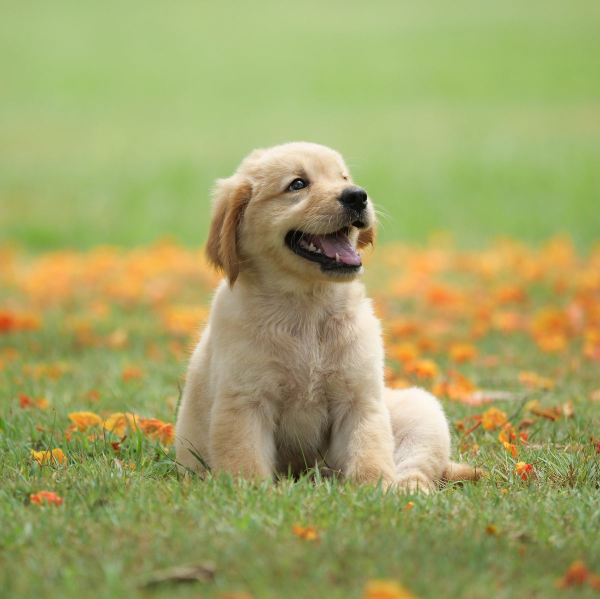
#> input picture notebooks/extra/dog.jpg, 1200 x 1197 px (shown at 1/2 size)
$ jupyter execute '2- procesamiento de imagenes con opencv.ipynb'   (shell and % lines are left out)
#> lines starting #> are read from the running program, lines starting #| are printed output that depends on the picture; after the words box and inside, x2 and y2 are one past the last pixel; in counts of white or black regions, pixels touching at a corner belong together
# OpenCV fundamentals

This notebook covers opening files, looking at pixels, and some simple image processing techniques.

<p>
 Estimated time needed: <strong>20 min</strong>
</p>

## Python getting started

First we need to import the relevant libraries: OpenCV itself, Numpy, and a couple of others. Common and Video are simple data handling and opening routines that you can find in the OpenCV Python Samples directory or from the github repo linked above.  We'll start each notebook with the same includes - you don't need all of them every time (so this is bad form, really) but it's easier to just copy and paste.

[cell 1]
# These imports let you use opencv
import cv2 #opencv itself
from extra import common #some useful opencv functions
import numpy as np # matrix manipulations

#the following are to do with this interactive notebook code
from matplotlib import pyplot as plt # this lets you draw inline pictures in the notebooks
import pylab # this allows you to control figure size
pylab.rcParams['figure.figsize'] = (10.0, 8.0) # this controls figure size in the notebook

Now we can open an image:

[cell 2]
input_image=cv2.imread('extra/dog.jpg')
#> input_image is the input picture: shape (1197, 1200, 3); mean B, G, R 102.4, 164.3, 161.9

We can find out various things about that image

[cell 3]
print(input_image.size)
#| 4309200

[cell 4]
print(input_image.shape)
#| (1197, 1200, 3)

[cell 5]
print(input_image.dtype)
#| uint8

**gotcha** that last one (datatype) is one of the tricky things about working in Python. As it's not strongly typed, Python will allow you to have arrays of different types but the same size, and some functions will return arrays of types that you probably don't want. Being able to check and inspect the datatype like this is very useful and is one of the things I often find myself doing in debugging.

[cell 6]
plt.imshow(input_image)

What this illustrates is something key about OpenCV: it doesn't store images in RGB format, but in BGR format.

[cell 7]
# split channels
b,g,r=cv2.split(input_image)
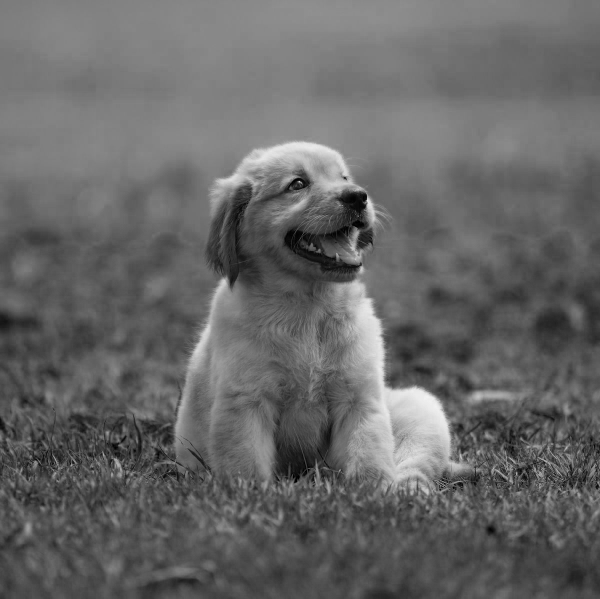
#> b: shape (1197, 1200) (shown at 1/2 size); min 0, max 255, mean 102.4
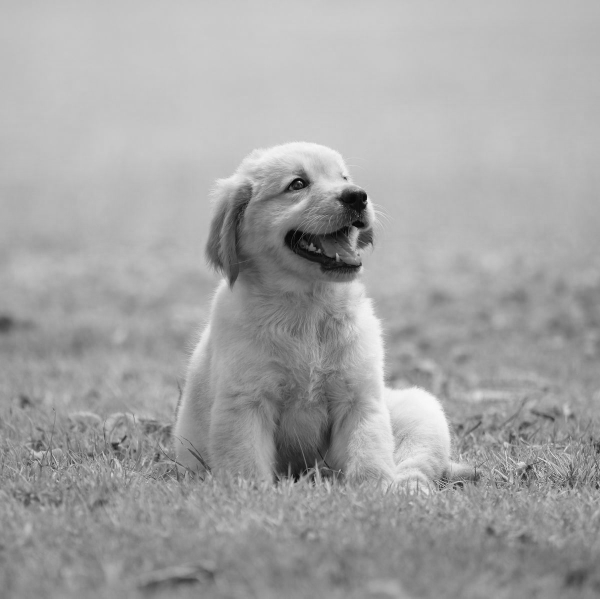
#> g: shape (1197, 1200) (shown at 1/2 size); min 0, max 255, mean 164.3
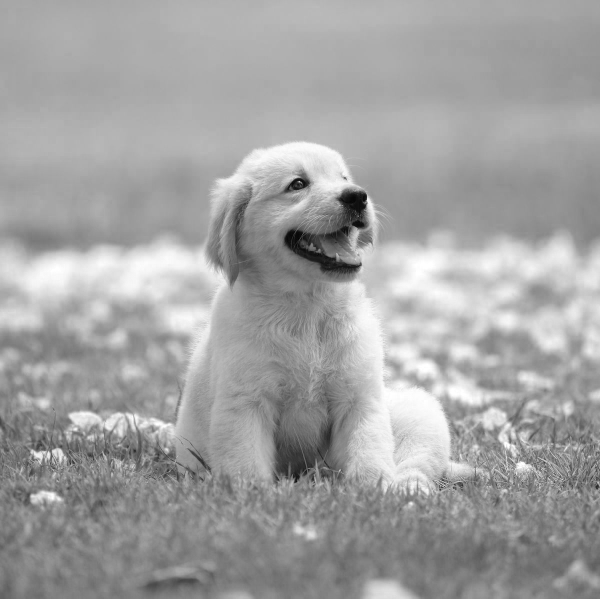
#> r: shape (1197, 1200) (shown at 1/2 size); min 1, max 255, mean 161.9
# show one of the channels (this is red - see that the sky is kind of dark. try changing it to b)
plt.imshow(r, cmap='gray')

## converting between colour spaces, merging and splitting channels

We can convert between various colourspaces in OpenCV easily. We've seen how to split, above. We can also merge channels:

[cell 8]
merged=cv2.merge([r,g,b])
# merge takes an array of single channel matrices
plt.imshow(merged)

OpenCV also has a function specifically for dealing with image colorspaces, so rather than split and merge channels by hand you can use this instead. It is usually marginally faster...

There are something like 250 color related flags in OpenCV for conversion and display. The ones you are most likely to use are COLOR_BGR2RGB for RGB conversion, COLOR_BGR2GRAY for conversion to greyscale, and COLOR_BGR2HSV for conversion to Hue,Saturation,Value colour space. [http://docs.opencv.org/trunk/de/d25/imgproc_color_conversions.html] has more information on how these colour conversions are done.

[cell 9]
COLORflags = [flag for flag in dir(cv2) if flag.startswith('COLOR') ]
print(len(COLORflags))

# If you want to see them all, rather than just a count uncomment the following line
#print(COLORflags)

[cell 10]
opencv_merged=cv2.cvtColor(input_image, cv2.COLOR_BGR2RGB)
plt.imshow(opencv_merged)

## Getting image data and setting image data

Images in python OpenCV are numpy arrays. Numpy arrays are optimised for fast array operations and so there are usually fast methods for doing array calculations which don't actually involve writing all the detail yourself. So it's usually bad practice to access individual pixels, but you can.

[cell 11]
pixel = input_image[100,100]
#> pixel = [131, 197, 172]
print(pixel)
#| [131 197 172]

[cell 12]
input_image[100,100] = [0,0,0]
#> input_image: shape (1197, 1200, 3); under 0.01% of pixels changed, all inside (x1, y1, x2, y2) = (100, 100, 101, 101)
pixelnew = input_image[100,100]
#> pixelnew = [0, 0, 0]
print(pixelnew)
#| [0 0 0]

## Getting and setting regions of an image

In the same way as we can get or set individual pixels, we can get or set regions of an image. This is a particularly useful way to get a region of interest to work on.

[cell 13]
dogface = input_image[60:250, 70:350]
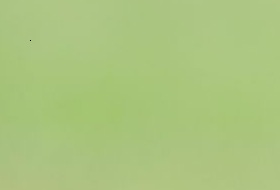
#> dogface: shape (190, 280, 3); mean B, G, R 126.4, 196.9, 170.5
plt.imshow(dogface)

[cell 14]
fresh_image=cv2.imread('extra/dog.jpg') # it's either start with a fresh read of the image,
                                  # or end up with dogfaces on dogfaces on dogfaces
                                   # as you re-run parts of the notebook but not others...

fresh_image[200:200+dogface.shape[0], 200:200+dogface.shape[1]]=dogface
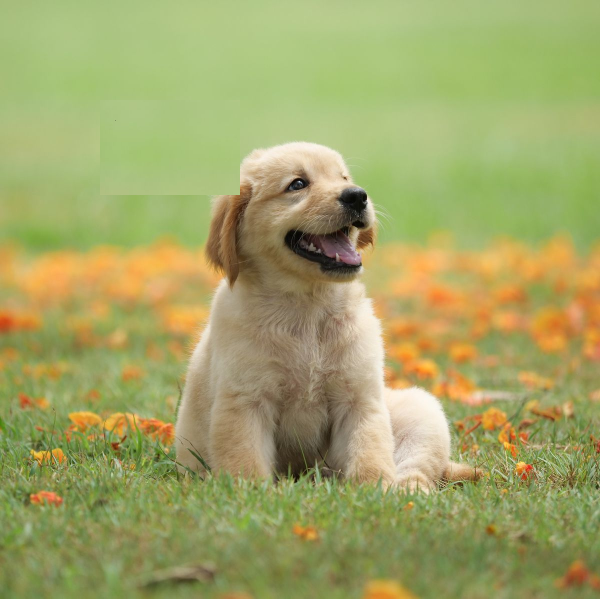
#> fresh_image: shape (1197, 1200, 3) (shown at 1/2 size); 3.69% of pixels changed, all inside (x1, y1, x2, y2) = (200, 200, 480, 390)
print(dogface.shape[0])
#| 190
print(dogface.shape[1])
#| 280
plt.imshow(fresh_image)

## Matrix slicing
In OpenCV python style, as I have mentioned, images are numpy arrays. There are some superb array manipulation in numpy tutorials out there: this is a great introduction if you've not done it before [http://www.scipy-lectures.org/intro/numpy/numpy.html#indexing-and-slicing]. The getting and setting of regions above uses slicing, though, and I'd like to finish this notebook with a little more detail on what is going on there.

[cell 15]
freshim2 = cv2.imread("extra/dog.jpg")
crop = freshim2[100:400, 130:300]
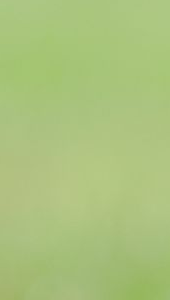
#> crop: shape (300, 170, 3); mean B, G, R 124.5, 194.5, 170.3
plt.imshow(crop)

The key thing to note here is that the slicing works like
```
[top_y:bottom_y, left_x:right_x]
```
This can also be thought of as
```
[y:y+height, x:x+width]
```

You can also use slicing to separate out channels.  In this case you want
```
[y:y+height, x:x+width, channel]
```
where channel represents the colour you're interested in - this could be 0 = blue, 1 = green or 2=red if you're dealing with a default OpenCV image, but if you've got an image that has been converted it could be something else. Here's an example that converts to HSV then selects the S (Saturation) channel of the same crop above:

[cell 16]
hsvim=cv2.cvtColor(freshim2,cv2.COLOR_BGR2HSV)
#> hsvim: shape (1197, 1200, 3); mean H, S, V 32, 105.9, 174.6
bcrop =hsvim[100:400, 100:300, 1]
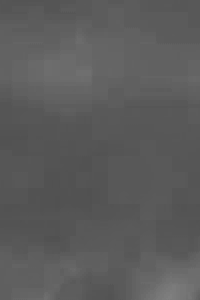
#> bcrop: shape (300, 200); min 81, max 127, mean 91.6
plt.imshow(bcrop, cmap="gray")
